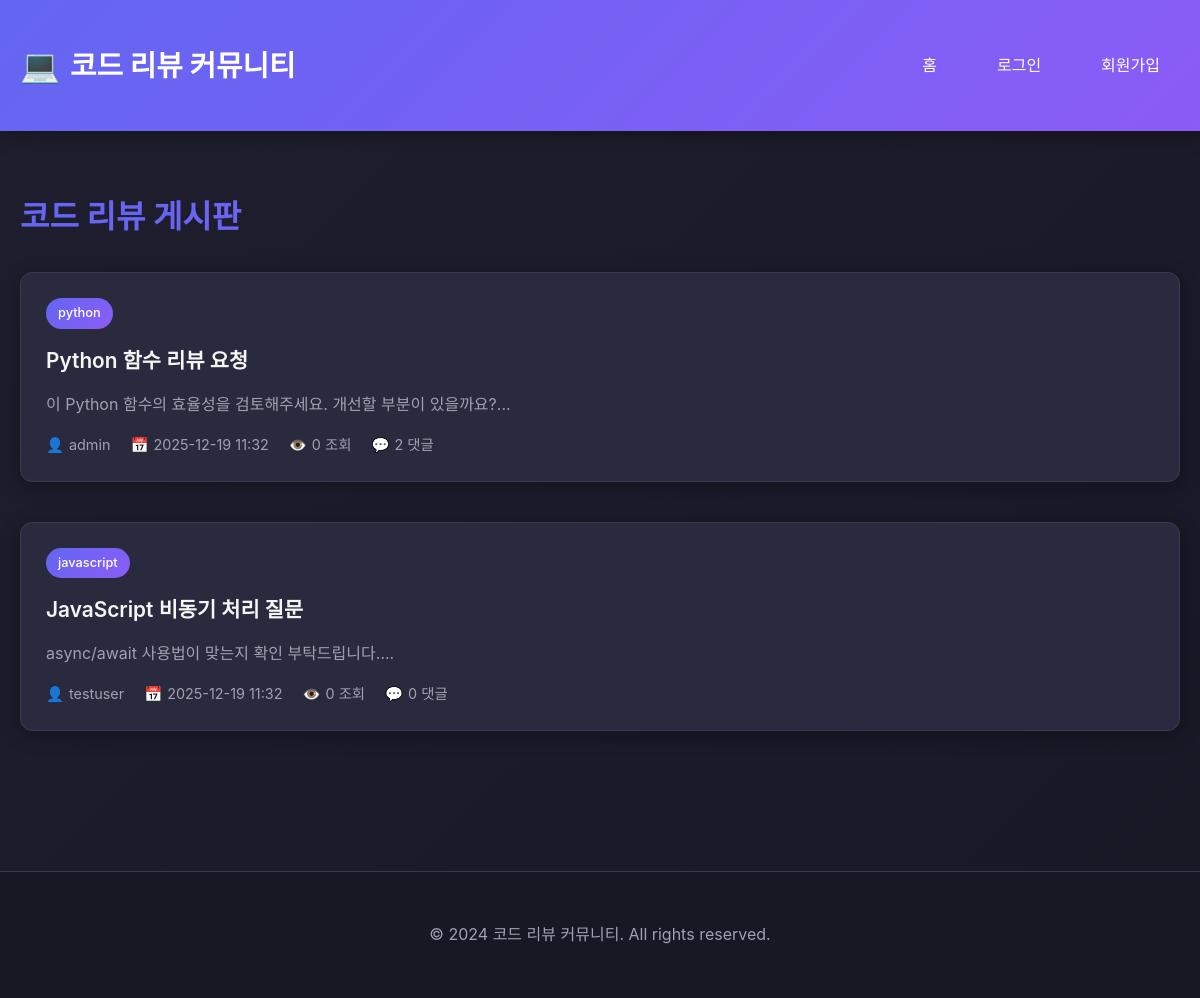
Before: / with the older database file.
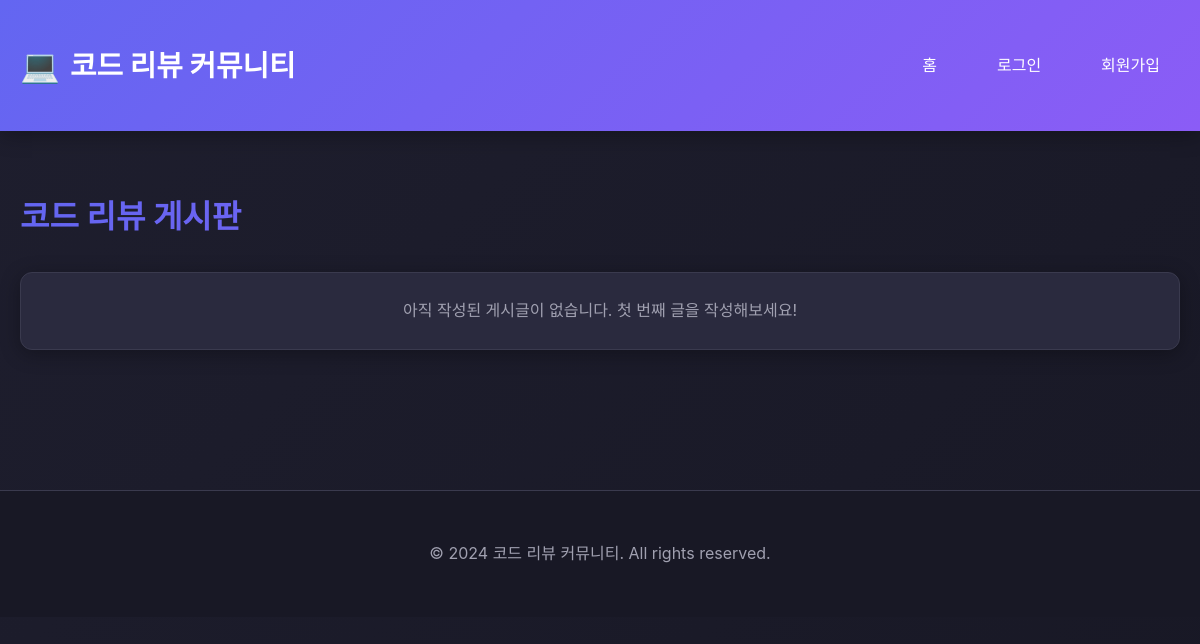
After: the same page with the newer database file.
### tables this page shows
CREATE TABLE IF NOT EXISTS posts (
    id INT AUTO_INCREMENT PRIMARY KEY,
    user_id INT,
    title VARCHAR(255) NOT NULL,
    content TEXT NOT NULL,
    code_content TEXT,
    programming_language VARCHAR(50) DEFAULT 'plaintext',
    views INT DEFAULT 0,
    created_at TIMESTAMP DEFAULT CURRENT_TIMESTAMP,
    updated_at TIMESTAMP DEFAULT CURRENT_TIMESTAMP ON UPDATE CURRENT_TIMESTAMP,
    FOREIGN KEY (user_id) REFERENCES users (id) ON DELETE SET NULL
);

CREATE TABLE IF NOT EXISTS users (
    id INT AUTO_INCREMENT PRIMARY KEY,
    username VARCHAR(50) NOT NULL UNIQUE,
    password VARCHAR(255) NOT NULL,
    email VARCHAR(100) NOT NULL UNIQUE,
    created_at TIMESTAMP DEFAULT CURRENT_TIMESTAMP,
    updated_at TIMESTAMP DEFAULT CURRENT_TIMESTAMP ON UPDATE CURRENT_TIMESTAMP
);

### index.php (the view, shortened to what this page needs)
<?php
$pdo = getDBConnection();
$sql = "SELECT p.*, u.username,
        (SELECT COUNT(*) FROM comments WHERE post_id = p.id) as comment_count
        FROM posts p
        LEFT JOIN users u ON p.user_id = u.id
        ORDER BY p.created_at DESC";
$stmt = $pdo->query($sql);
$posts = $stmt->fetchAll();
?>
<!DOCTYPE html>
<html lang="ko">
<head>
    <link rel="stylesheet" href="style.css">
</head>
<body>
    <header>
        <div class="container">
            <a href="index.php" class="logo"><?php echo SITE_NAME; ?></a>
            <nav>
                <ul>
                    <li><a href="index.php">홈</a></li>
                    <?php if (isset($_SESSION['user_id'])): ?>
                        <li><a href="write.php">글 작성</a></li>
                        <li><span style="color: #000; font-weight: 600;">👤
                                <?php echo htmlspecialchars($_SESSION['username']); ?></span></li>
                        <li><a href="logout.php">로그아웃</a></li>
                    <?php else: ?>
                        <li><a href="login.php">로그인</a></li>
                        <li><a href="register.php">회원가입</a></li>
                    <?php endif; ?>
                </ul>
            </nav>
        </div>
    </header>
    <main>
        <div class="container">
            <h1 class="page-title">코드 리뷰 게시판</h1>
            <div class="post-list">
                <?php if (empty($posts)): ?>
                    <div class="card">
                        <p style="text-align: center; color: var(--text-secondary);">
                            아직 작성된 게시글이 없습니다. 첫 번째 글을 작성해보세요!
                        </p>
                    </div>
                <?php else: ?>
                    <?php foreach ($posts as $post): ?>
                        <div class="card post-item">
                            <div>
                                <span class="language-tag"><?php echo htmlspecialchars($post['programming_language']); ?></span>
                            </div>
                            <a href="view.php?id=<?php echo $post['id']; ?>" class="post-title">
                                <?php echo htmlspecialchars($post['title']); ?>
                            </a>
                            <p style="color: var(--text-secondary);">
                                <?php echo mb_substr(strip_tags($post['content']), 0, 100) . '...'; ?>
                            </p>
                            <div class="post-meta">
                                <span class="icon-user"><?php echo htmlspecialchars($post['username'] ?? '익명'); ?></span>
                                <span class="icon-date"><?php echo date('Y-m-d H:i', strtotime($post['created_at'])); ?></span>
                                <span class="icon-views"><?php echo $post['views']; ?> 조회</span>
                                <span class="icon-comments"><?php echo $post['comment_count']; ?> 댓글</span>
                            </div>
                        </div>
                    <?php endforeach; ?>
                <?php endif; ?>
            </div>
        </div>
    </main>
    <footer>
        <div class="container">
            <p>&copy; 2024 <?php echo SITE_NAME; ?>. All rights reserved.</p>
        </div>
    </footer>
</body>
</html>

### style.css (style rules this page uses)
:root { --primary-color: #6366f1; --primary-hover: #4f46e5; --secondary-color: #8b5cf6; --success-color: #10b981; --danger-color: #ef4444; --warning-color: #f59e0b; --dark-bg: #1e1e2e; --darker-bg: #181825; --card-bg: #2a2a3e; --text-primary: #f5f5f5; --text-secondary: #a0a0b0; --border-color: #3a3a4e; --code-bg: #1a1a2e; --shadow: 0 4px 20px rgba(0, 0, 0, 0.3); --radius: 12px; --transition: all 0.3s ease; }
* { margin: 0; padding: 0; box-sizing: border-box; }
body { font-family: 'Cafe24ProSlim', -apple-system, BlinkMacSystemFont, system-ui, sans-serif; background: linear-gradient(135deg, var(--dark-bg) 0%, var(--darker-bg) 100%); color: var(--text-primary); min-height: 100vh; line-height: 1.6; }
.container { max-width: 1200px; margin: 0 auto; padding: 20px; }
header { background: linear-gradient(135deg, var(--primary-color) 0%, var(--secondary-color) 100%); padding: 20px 0; box-shadow: var(--shadow); position: sticky; top: 0; z-index: 100; }
header .container { display: flex; justify-content: space-between; align-items: center; }
.logo { font-size: 1.8rem; font-weight: 700; color: white; text-decoration: none; display: flex; align-items: center; gap: 10px; }
.logo::before { content: '💻'; font-size: 2rem; }
nav ul { display: flex; list-style: none; gap: 20px; }
nav a { color: white; text-decoration: none; padding: 10px 20px; border-radius: var(--radius); transition: var(--transition); font-weight: 500; }
main { padding: 40px 0; }
.card { background: var(--card-bg); border-radius: var(--radius); padding: 25px; margin-bottom: 20px; box-shadow: var(--shadow); border: 1px solid var(--border-color); transition: var(--transition); }
.post-list { display: grid; gap: 20px; }
.page-title { font-size: 2rem; font-weight: 700; margin-bottom: 30px; background: linear-gradient(135deg, var(--primary-color) 0%, var(--secondary-color) 100%); -webkit-background-clip: text; -webkit-text-fill-color: transparent; background-clip: text; }
footer { background: var(--darker-bg); padding: 30px 0; text-align: center; color: var(--text-secondary); border-top: 1px solid var(--border-color); margin-top: 60px; }
.card { animation: fadeIn 0.5s ease; }
.post-item { display: flex; flex-direction: column; gap: 15px; }
.post-title { font-size: 1.3rem; font-weight: 600; color: var(--text-primary); text-decoration: none; transition: var(--transition); }
.post-meta { display: flex; gap: 20px; color: var(--text-secondary); font-size: 0.9rem; }
.post-meta span { display: flex; align-items: center; gap: 5px; }
.language-tag { background: linear-gradient(135deg, var(--primary-color) 0%, var(--secondary-color) 100%); color: white; padding: 5px 12px; border-radius: 20px; font-size: 0.8rem; font-weight: 500; display: inline-block; }
.icon-views::before { content: '👁️'; }
.icon-comments::before { content: '💬'; }
.icon-date::before { content: '📅'; }
.icon-user::before { content: '👤'; }

Changed rows visible on the page:
removed posts: programming_language "python", title "Python 함수 리뷰 요청", content "이 Python 함수의 효율성을 검토해주세요. 개선할 부분이 있을까요?", user.username "admin", created_at "2025-12-19 11:32", views "0", comment_count "2"
removed posts: programming_language "javascript", title "JavaScript 비동기 처리 질문", content "async/await 사용법이 맞는지 확인 부탁드립니다.", user.username "testuser", created_at "2025-12-19 11:32", views "0", comment_count "0"
Other visible differences:
text now shown: "아직 작성된 게시글이 없습니다. 첫 번째 글을 작성해보세요!"
